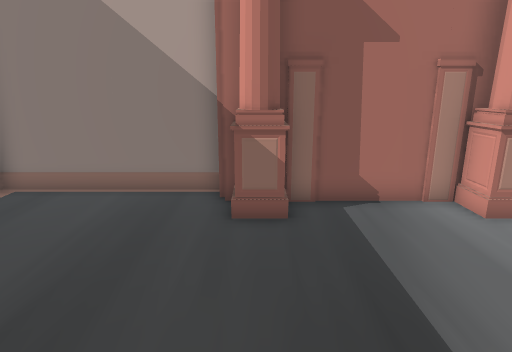
[1] (above)

12 first-person views from a walk through a Unity game level. The camera is 1.4 m above the floor, tilts 14° down and sees 75° across. The floor is counted in squares, 0.5 m on a side. Each view is taken from the middle of a square. On the plan, view 1 faces up. The plan holds only what a view shows up to about 20 squares ahead; the rest is blank. The place goes on beyond the plan. The player is left out. Some animated figures are not drawn. Some surface patterns are stand-ins.

[2]
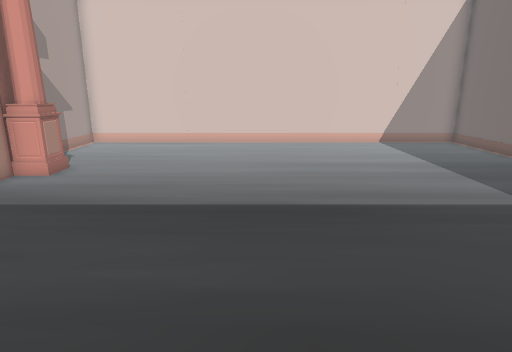

[3]
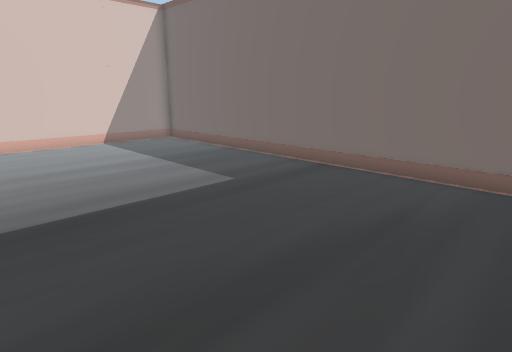

[4]
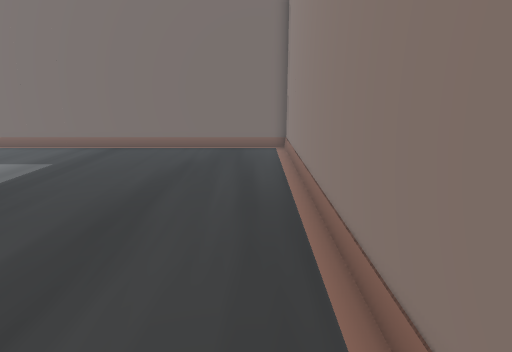

[5]
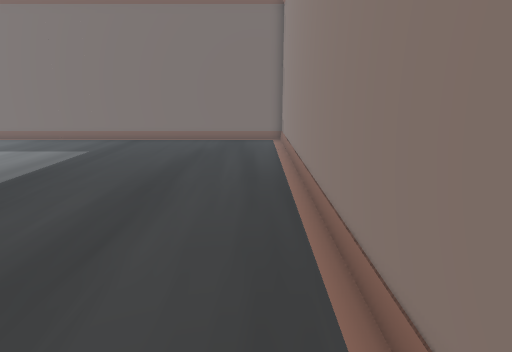

[6]
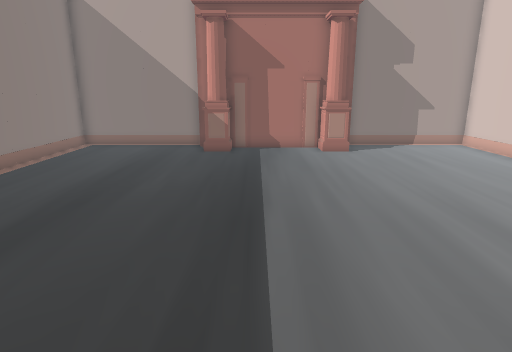

[7]
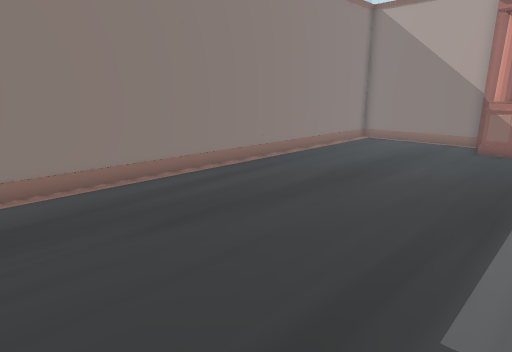

[8]
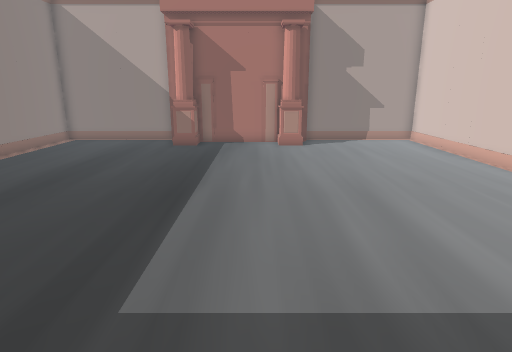

[9]
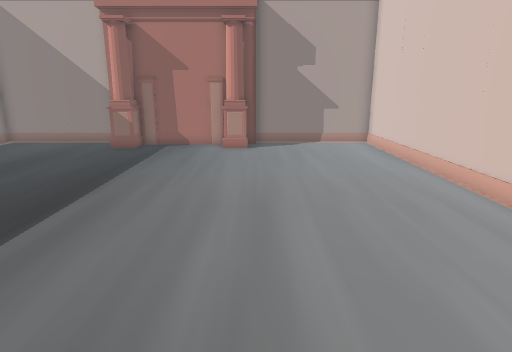

[10]
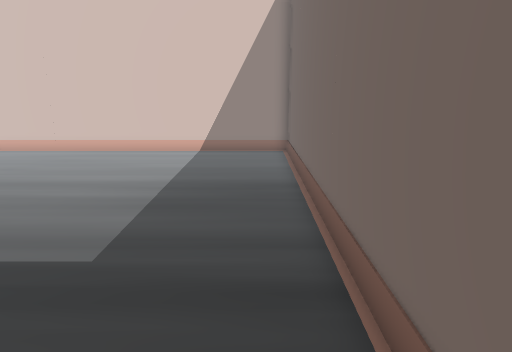

[11]
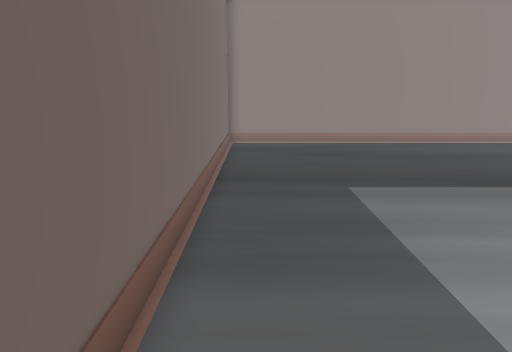

[12]
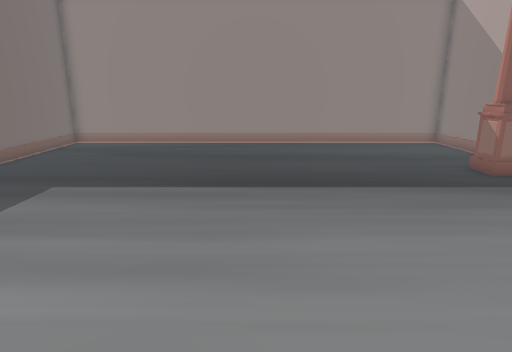

### Floor plan
Key: @ floor where view 1 was taken; # wall or solid block; . floor; O other object.
Columns run from 8 left of view 1 to 14 right of it. Each row starts with its distance up from view 1.
 10 ########       ########
  9 #......#       #......#
  8 #......OOOOOOOOO......#
  7 #.......O.....O.......#
  6 #.....................#
  5 #.....................#
  4 #.....................#
  3 #.....................#
  2 #.....................#
  1 #.....................#
  0 #.......@.............#
 -1 #.....................#
 -2 #.....................#
 -3 #.....................#
 -4 #.....................#
 -5 #.....................#
 -6 #.....................#
 -7 #.....................#
 -8 #.....................#
 -9 #.....................#
-10 #.....................#
-11 #.....................#
-12 #######################

Where each view was taken, in squares from view 1:
view 1: 0 up, 0 right, facing up
view 2: 0 up, 6 left, facing right
view 3: 0 up, 6 left, facing down-right
view 4: 6 up, 6 left, facing down
view 5: 9 up, 6 left, facing down
view 6: 9 down, 2 right, facing up
view 7: 11 down, 3 right, facing up-left
view 8: 11 down, 4 right, facing up
view 9: 10 down, 7 right, facing up
view 10: 10 down, 3 left, facing right
view 11: 10 down, 12 right, facing left
view 12: 1 down, 12 right, facing left
